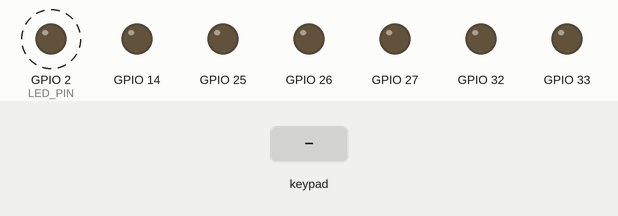
A sketch run on a simulated ESP32. On the bench: output pins drawn as LEDs (lit = HIGH). Dashed ring = blinking. The test bench sets the inputs (shaded band).

Above: at 1.2 s.
1.3 s: key 'U' pressed
At 1.6 s:
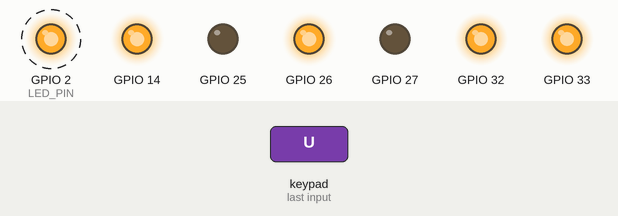
4.3 s: key 'D' pressed
At 4.6 s:
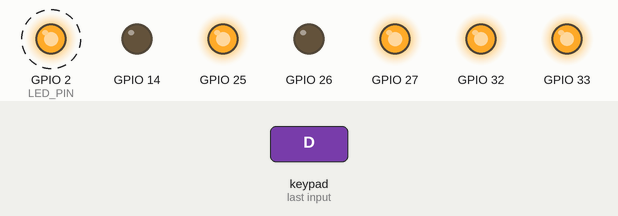
7.3 s: key 'L' pressed
At 7.6 s:
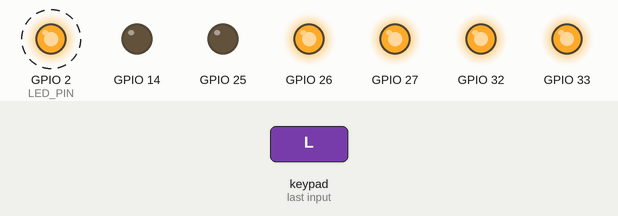
10.3 s: key 'R' pressed
At 10.6 s:
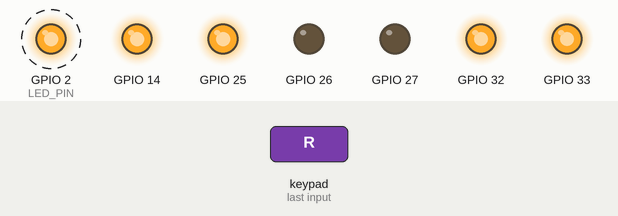
Timing chart, 0 to 14.3 s (numbered marks = the images above; inputs shaded):
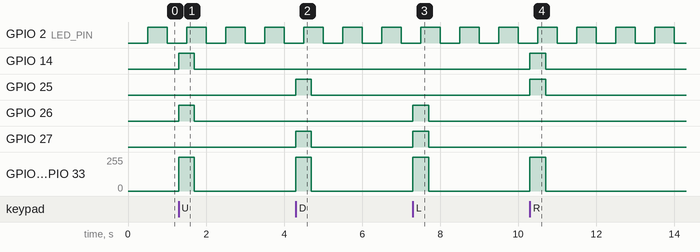

Measured:
- after the input at 1.3 s, GPIO 14, GPIO 26: LOW → HIGH at once, → LOW 0.40 s later; GPIO 32, GPIO 33: 0/255 → 254/255 at once, → 0/255 0.40 s later
- after the input at 4.3 s, GPIO 25, GPIO 27: LOW → HIGH at once, → LOW 0.40 s later; GPIO 32, GPIO 33: 0/255 → 254/255 at once, → 0/255 0.40 s later
- after the input at 7.3 s, GPIO 26, GPIO 27: LOW → HIGH at once, → LOW 0.40 s later; GPIO 32, GPIO 33: 0/255 → 254/255 at once, → 0/255 0.40 s later
- after the input at 10.3 s, GPIO 14, GPIO 25: LOW → HIGH at once, → LOW 0.40 s later; GPIO 32, GPIO 33: 0/255 → 254/255 at once, → 0/255 0.40 s later
- by itself, GPIO 2 (LED_PIN): alternates HIGH for 0.50 s and LOW for 0.50 s

The sketch:

esp32_dabble_car.ino
```cpp
#define CUSTOM_SETTINGS
#define INCLUDE_GAMEPAD_MODULE
#include <DabbleESP32.h>
#include <WiFi.h>
#include <soc/gpio_reg.h>
#include <esp_bt.h>
#include <esp_bt_main.h>
#include <esp_err.h>
#include <driver/ledc.h>
#include <freertos/FreeRTOS.h>
#include <freertos/task.h>
#include <esp_log.h>

// Logging tag for debugging
static const char* TAG = "RobotControl";

// Constants and configuration
namespace Constants {
    const uint8_t IN1 = 26;           // Motor A positive pin
    const uint8_t IN2 = 25;           // Motor A negative pin
    const uint8_t IN3 = 14;           // Motor B positive pin
    const uint8_t IN4 = 27;           // Motor B negative pin
    const uint8_t ENA = 33;           // Motor A PWM pin
    const uint8_t ENB = 32;           // Motor B PWM pin
    const uint8_t LED_PIN = 2;        // Onboard LED for status
    const uint8_t MIN_PWM = 50;       // Minimum PWM value
    const uint8_t MAX_PWM = 255;      // Maximum PWM value
    const uint8_t JOYSTICK_MAX = 7;   // Maximum joystick value
    const uint8_t DEADZONE = 0;       // Deadzone set to 0 for immediate response
    const uint16_t SCALE_FACTOR = 512; // Scaling factor for calculations
    const unsigned long DATA_TIMEOUT = 500; // Input timeout (ms)
    const unsigned long BT_INIT_DELAY = 80; // Bluetooth stabilization delay
    const int PWM_FREQ_DEFAULT = 5000; // Default PWM frequency (Hz)
    const int PWM_FREQ_LOW = 1000;     // Low PWM frequency for high torque
    const int PWM_RESOLUTION = 8;      // PWM resolution (bits)
    const ledc_channel_t LEDC_CHANNEL_LEFT = LEDC_CHANNEL_0; // Left motor channel
    const ledc_channel_t LEDC_CHANNEL_RIGHT = LEDC_CHANNEL_1; // Right motor channel
    const uint8_t DIAGNOSTIC_INTERVAL = 80; // Diagnostic interval (ms)
    const uint8_t CALIBRATION_SAMPLES = 12; // Samples for joystick calibration
    const uint8_t MAX_ERROR_COUNT = 5; // Max errors before fault
    const uint8_t INPUT_SMOOTHING_SAMPLES = 1; // Set to 1 to disable smoothing
    const unsigned long LED_BLINK_INTERVAL = 500; // LED blink interval (ms)
    static_assert(MIN_PWM < MAX_PWM, "MIN_PWM must be less than MAX_PWM");
}

// Motor direction enum
enum class MotorDirection { STOP, FORWARD, REVERSE };

// Motor state enum for state machine
enum class MotorState { IDLE, RUNNING, FAULT, CALIBRATING };

// Motor mode enum for different driving profiles
enum class DriveMode { PRECISION, NORMAL, HIGH_SPEED };

// Motor configuration structure
struct MotorConfig {
    uint8_t in_pos : 6; // Positive direction pin
    uint8_t in_neg : 6; // Negative direction pin
    uint8_t pwm_pin : 6; // PWM pin
    ledc_channel_t ledc_channel; // LEDC channel
};

// Motor configurations
constexpr MotorConfig MOTORS[] = {
    {Constants::IN1, Constants::IN2, Constants::ENA, Constants::LEDC_CHANNEL_LEFT},
    {Constants::IN3, Constants::IN4, Constants::ENB, Constants::LEDC_CHANNEL_RIGHT}
};

enum MotorIndex { LEFT = 0, RIGHT = 1 };

// Boost curves for different drive modes
constexpr uint8_t PRECISION_BOOST_TABLE[] = {
    Constants::MIN_PWM,     // 0: 50
    Constants::MIN_PWM,     // 1: 50
    Constants::MIN_PWM + 10,  // 2: 60
    Constants::MIN_PWM + 30,  // 3: 80
    Constants::MIN_PWM + 60,  // 4: 110
    Constants::MIN_PWM + 100, // 5: 150
    Constants::MIN_PWM + 150, // 6: 200
    Constants::MAX_PWM - 50   // 7: 205
};

constexpr uint8_t NORMAL_BOOST_TABLE[] = {
    Constants::MIN_PWM,     // 0: 50
    Constants::MIN_PWM,     // 1: 50
    Constants::MIN_PWM + 20,  // 2: 70
    Constants::MIN_PWM + 50,  // 3: 100
    Constants::MIN_PWM + 90,  // 4: 140
    Constants::MIN_PWM + 140, // 5: 190
    Constants::MIN_PWM + 190, // 6: 240
    Constants::MAX_PWM      // 7: 255
};

constexpr uint8_t HIGH_SPEED_BOOST_TABLE[] = {
    Constants::MIN_PWM + 20,  // 0: 70
    Constants::MIN_PWM + 20,  // 1: 70
    Constants::MIN_PWM + 40,  // 2: 90
    Constants::MIN_PWM + 80,  // 3: 130
    Constants::MIN_PWM + 120, // 4: 170
    Constants::MIN_PWM + 170, // 5: 220
    Constants::MIN_PWM + 205, // 6: 255
    Constants::MAX_PWM      // 7: 255
};

// Motor diagnostic data
struct MotorDiagnostics {
    uint32_t last_pwm_value;
    MotorDirection last_direction;
    uint8_t error_count;
    bool is_overloaded;
};

// Joystick input structure
struct JoystickInput {
    int16_t x;
    int16_t y;
};

// Global variables
static MotorDiagnostics motor_diagnostics[2] = {{0, MotorDirection::STOP, 0, false}, {0, MotorDirection::STOP, 0, false}};
static MotorState motor_state = MotorState::IDLE;
static DriveMode drive_mode = DriveMode::NORMAL;
static bool is_initialized = false;
static int current_pwm_freq = Constants::PWM_FREQ_DEFAULT;
static bool led_state = false;

// Initialize LEDC for PWM
void initPWM() {
    ledc_channel_config_t ledc_channel[2] = {
        {
            .gpio_num = Constants::ENA,
            .speed_mode = LEDC_HIGH_SPEED_MODE,
            .channel = Constants::LEDC_CHANNEL_LEFT,
            .intr_type = LEDC_INTR_DISABLE,
            .timer_sel = LEDC_TIMER_0,
            .duty = 0,
            .hpoint = 0
        },
        {
            .gpio_num = Constants::ENB,
            .speed_mode = LEDC_HIGH_SPEED_MODE,
            .channel = Constants::LEDC_CHANNEL_RIGHT,
            .intr_type = LEDC_INTR_DISABLE,
            .timer_sel = LEDC_TIMER_0,
            .duty = 0,
            .hpoint = 0
        }
    };

    ledc_timer_config_t ledc_timer = {
        .speed_mode = LEDC_HIGH_SPEED_MODE,
        .duty_resolution = static_cast<ledc_timer_bit_t>(Constants::PWM_RESOLUTION),
        .timer_num = LEDC_TIMER_0,
        .freq_hz = Constants::PWM_FREQ_DEFAULT,
        .clk_cfg = LEDC_AUTO_CLK
    };

    ESP_ERROR_CHECK(ledc_timer_config(&ledc_timer));
    ESP_ERROR_CHECK(ledc_channel_config(&ledc_channel[0]));
    ESP_ERROR_CHECK(ledc_channel_config(&ledc_channel[1]));
    ESP_LOGI(TAG, "PWM initialized: freq=%d Hz, resolution=%d bits", Constants::PWM_FREQ_DEFAULT, Constants::PWM_RESOLUTION);
}

// Adjust PWM frequency dynamically
void adjustPWMFrequency(int freq) {
    if (freq == current_pwm_freq) return;
    ledc_timer_config_t ledc_timer = {
        .speed_mode = LEDC_HIGH_SPEED_MODE,
        .duty_resolution = static_cast<ledc_timer_bit_t>(Constants::PWM_RESOLUTION),
        .timer_num = LEDC_TIMER_0,
        .freq_hz = freq,
        .clk_cfg = LEDC_AUTO_CLK
    };
    ESP_ERROR_CHECK(ledc_timer_config(&ledc_timer));
    current_pwm_freq = freq;
    ESP_LOGI(TAG, "PWM frequency adjusted to %d Hz", freq);
}

// Apply motor speed and direction with immediate response
void setMotor(MotorIndex motor, int16_t speed) {
    const MotorConfig& cfg = MOTORS[motor];
    MotorDirection dir = MotorDirection::STOP;
    uint8_t pwm_value = 0;

    if (speed > 0) {
        dir = MotorDirection::FORWARD;
        pwm_value = (speed < Constants::MIN_PWM) ? Constants::MIN_PWM : speed;
    } else if (speed < 0) {
        dir = MotorDirection::REVERSE;
        pwm_value = (-speed < Constants::MIN_PWM) ? Constants::MIN_PWM : -speed;
    } else {
        dir = MotorDirection::STOP;
        pwm_value = 0;
    }

    adjustPWMFrequency(pwm_value < Constants::MIN_PWM + 50 && drive_mode != DriveMode::HIGH_SPEED ? Constants::PWM_FREQ_LOW : Constants::PWM_FREQ_DEFAULT);

    uint32_t pos_bit = 1 << cfg.in_pos;
    uint32_t neg_bit = 1 << cfg.in_neg;

    if (dir == MotorDirection::FORWARD) {
        REG_WRITE(GPIO_OUT_W1TS_REG, pos_bit);
        REG_WRITE(GPIO_OUT_W1TC_REG, neg_bit);
    } else if (dir == MotorDirection::REVERSE) {
        REG_WRITE(GPIO_OUT_W1TC_REG, pos_bit);
        REG_WRITE(GPIO_OUT_W1TS_REG, neg_bit);
    } else {
        REG_WRITE(GPIO_OUT_W1TC_REG, pos_bit | neg_bit);
    }

    ESP_ERROR_CHECK(ledc_set_duty(LEDC_HIGH_SPEED_MODE, cfg.ledc_channel, pwm_value));
    ESP_ERROR_CHECK(ledc_update_duty(LEDC_HIGH_SPEED_MODE, cfg.ledc_channel));

    motor_diagnostics[motor].last_pwm_value = pwm_value;
    motor_diagnostics[motor].last_direction = dir;

    ESP_LOGV(TAG, "Motor %d: Speed=%d, Direction=%d, PWM=%d", motor, speed, static_cast<int>(dir), pwm_value);
}

// Perform motor diagnostics
void runMotorDiagnostics() {
    static unsigned long last_diagnostic_time = 0;
    if (millis() - last_diagnostic_time < Constants::DIAGNOSTIC_INTERVAL) {
        return;
    }
    last_diagnostic_time = millis();

    for (int i = 0; i < 2; ++i) {
        if (motor_diagnostics[i].last_pwm_value > Constants::MAX_PWM * 0.9) {
            motor_diagnostics[i].error_count++;
            if (motor_diagnostics[i].error_count >= Constants::MAX_ERROR_COUNT) {
                motor_diagnostics[i].is_overloaded = true;
                motor_state = MotorState::FAULT;
                ESP_LOGE(TAG, "Motor %d overload detected!", i);
                setMotor(static_cast<MotorIndex>(i), 0);
            }
        } else {
            motor_diagnostics[i].error_count = 0;
            motor_diagnostics[i].is_overloaded = false;
        }
    }
}

// Update LED indicator based on state and mode
void updateLED() {
    static unsigned long last_led_time = 0;
    if (millis() - last_led_time < Constants::LED_BLINK_INTERVAL) return;
    last_led_time = millis();

    if (motor_state == MotorState::FAULT) {
        digitalWrite(Constants::LED_PIN, !led_state);
    } else {
        switch (drive_mode) {
            case DriveMode::PRECISION:
                digitalWrite(Constants::LED_PIN, HIGH);
                break;
            case DriveMode::NORMAL:
                digitalWrite(Constants::LED_PIN, !led_state);
                break;
            case DriveMode::HIGH_SPEED:
                digitalWrite(Constants::LED_PIN, !led_state);
                break;
        }
    }
    led_state = !led_state;
}

// Smooth joystick input (disabled with INPUT_SMOOTHING_SAMPLES=1)
JoystickInput smoothInput(int16_t raw_X, int16_t raw_Y) {
    return {raw_X, raw_Y}; // No smoothing applied
}

// Select boost table based on drive mode
const uint8_t* selectBoostTable() {
    switch (drive_mode) {
        case DriveMode::PRECISION: return PRECISION_BOOST_TABLE;
        case DriveMode::NORMAL: return NORMAL_BOOST_TABLE;
        case DriveMode::HIGH_SPEED: return HIGH_SPEED_BOOST_TABLE;
        default: return NORMAL_BOOST_TABLE;
    }
}

// Joystick control with no deadzone and immediate response
void controlMotors(int16_t raw_X, int16_t raw_Y) {
    static int16_t x_offset = 0, y_offset = 0;
    static bool calibrating = false;
    static unsigned long calibration_start_time = 0;
    static int16_t x_samples[Constants::CALIBRATION_SAMPLES] = {0};
    static int16_t y_samples[Constants::CALIBRATION_SAMPLES] = {0};
    static uint8_t sample_index = 0;
    static uint8_t sample_count = 0;

    if (GamePad.isStartPressed()) {
        if (!calibrating) {
            calibrating = true;
            calibration_start_time = millis();
            sample_index = 0;
            sample_count = 0;
            for (uint8_t i = 0; i < Constants::CALIBRATION_SAMPLES; ++i) {
                x_samples[i] = 0;
                y_samples[i] = 0;
            }
            ESP_LOGI(TAG, "Starting joystick calibration");
        } else if (millis() - calibration_start_time > 50 && sample_count < Constants::CALIBRATION_SAMPLES) {
            x_samples[sample_index] = raw_X;
            y_samples[sample_index] = raw_Y;
            sample_index = (sample_index + 1) % Constants::CALIBRATION_SAMPLES;
            sample_count++;
            if (sample_count >= Constants::CALIBRATION_SAMPLES) {
                int32_t x_sum = 0, y_sum = 0;
                for (uint8_t i = 0; i < Constants::CALIBRATION_SAMPLES; ++i) {
                    x_sum += x_samples[i];
                    y_sum += y_samples[i];
                }
                x_offset = x_sum / Constants::CALIBRATION_SAMPLES;
                y_offset = y_sum / Constants::CALIBRATION_SAMPLES;
                calibrating = false;
                ESP_LOGI(TAG, "Calibration complete: x_offset=%d, y_offset=%d", x_offset, y_offset);
            }
        }
    } else {
        calibrating = false;
    }

    raw_X -= x_offset;
    raw_Y -= y_offset;

    JoystickInput smoothed = smoothInput(raw_X, raw_Y);
    raw_X = smoothed.x;
    raw_Y = smoothed.y;

    if (abs(raw_X) <= Constants::DEADZONE) raw_X = 0;
    if (abs(raw_Y) <= Constants::DEADZONE) raw_Y = 0;

    if (abs(raw_X) > Constants::JOYSTICK_MAX || abs(raw_Y) > Constants::JOYSTICK_MAX) {
        ESP_LOGW(TAG, "Invalid joystick input: x=%d, y=%d", raw_X, raw_Y);
        setMotor(LEFT, 0);
        setMotor(RIGHT, 0);
        return;
    }

    // Calculate and clip raw motor speeds
    int16_t left_raw_speed = raw_Y - raw_X;
    int16_t right_raw_speed = raw_Y + raw_X;
    int16_t clipped_left_speed = constrain(left_raw_speed, -Constants::JOYSTICK_MAX, Constants::JOYSTICK_MAX);
    int16_t clipped_right_speed = constrain(right_raw_speed, -Constants::JOYSTICK_MAX, Constants::JOYSTICK_MAX);

    // Apply boost table to clipped speeds
    const uint8_t* boost_table = selectBoostTable();
    uint8_t abs_left = abs(clipped_left_speed);
    uint8_t abs_right = abs(clipped_right_speed);
    uint8_t left_pwm = (abs_left == 0) ? 0 : boost_table[abs_left];
    uint8_t right_pwm = (abs_right == 0) ? 0 : boost_table[abs_right];
    int16_t target_left_speed = (clipped_left_speed > 0) ? left_pwm : -left_pwm;
    int16_t target_right_speed = (clipped_right_speed > 0) ? right_pwm : -right_pwm;

    if (motor_state != MotorState::FAULT) {
        setMotor(LEFT, target_left_speed);
        setMotor(RIGHT, target_right_speed);
    } else {
        setMotor(LEFT, 0);
        setMotor(RIGHT, 0);
        ESP_LOGE(TAG, "Motor fault state: stopping motors");
    }
}

// Optimized Bluetooth initialization
void initBluetooth() {
    esp_err_t ret;
    WiFi.mode(WIFI_OFF);
    ESP_LOGI(TAG, "Disabling WiFi to reduce interference");

    ret = btStart();
    if (ret != ESP_OK) {
        ESP_LOGE(TAG, "Bluetooth start failed: %s", esp_err_to_name(ret));
        motor_state = MotorState::FAULT;
        return;
    }

    ret = esp_bluedroid_init();
    if (ret != ESP_OK) {
        ESP_LOGE(TAG, "Bluedroid init failed: %s", esp_err_to_name(ret));
        motor_state = MotorState::FAULT;
        return;
    }

    ret = esp_bluedroid_enable();
    if (ret != ESP_OK) {
        ESP_LOGE(TAG, "Bluedroid enable failed: %s", esp_err_to_name(ret));
        motor_state = MotorState::FAULT;
        return;
    }

    vTaskDelay(Constants::BT_INIT_DELAY / portTICK_PERIOD_MS);
    ESP_LOGI(TAG, "Bluetooth initialized successfully");
}

// Initialize GPIO pins
void initGPIO() {
    for (const auto& motor : MOTORS) {
        pinMode(motor.in_pos, OUTPUT);
        pinMode(motor.in_neg, OUTPUT);
        pinMode(motor.pwm_pin, OUTPUT);
        digitalWrite(motor.in_pos, LOW);
        digitalWrite(motor.in_neg, LOW);
        ESP_LOGI(TAG, "Initialized GPIO pins: pos=%d, neg=%d, pwm=%d", motor.in_pos, motor.in_neg, motor.pwm_pin);
    }
    pinMode(Constants::LED_PIN, OUTPUT);
    digitalWrite(Constants::LED_PIN, LOW);
    ESP_LOGI(TAG, "Initialized LED pin: %d", Constants::LED_PIN);
}

// Switch drive mode
void switchDriveMode() {
    static unsigned long last_switch_time = 0;
    if (millis() - last_switch_time < 1000) return;
    last_switch_time = millis();

    if (GamePad.isSelectPressed()) {
        drive_mode = static_cast<DriveMode>((static_cast<int>(drive_mode) + 1) % 3);
        ESP_LOGI(TAG, "Switched to drive mode: %d (0=Precision, 1=Normal, 2=HighSpeed)", static_cast<int>(drive_mode));
    }
}

// Setup function
void setup() {
    Serial.begin(115200);
    esp_log_level_set(TAG, ESP_LOG_VERBOSE);
    ESP_LOGI(TAG, "Starting robot control setup");

    vTaskPrioritySet(NULL, 5);

    initBluetooth();
    initGPIO();
    initPWM();

    Dabble.begin("MyEsp32");
    ESP_LOGI(TAG, "Dabble Bluetooth initialized");

    is_initialized = true;
    motor_state = MotorState::IDLE;
    ESP_LOGI(TAG, "Setup complete, entering idle state");
}

// Override joystick with D-Pad
int16_t overrideX = 0;
int16_t overrideY = 0;
bool overrideActive = false;

// Main loop with state machine
void loop() {
    static bool lastOverrideActive = false;
    static bool buttonWasPressed = false;
    bool currentButtonPressed = false;
    bool inputProcessed = false;
    static unsigned long lastInputTime = millis();

    if (!is_initialized) {
        ESP_LOGE(TAG, "System not initialized, halting");
        vTaskDelay(100 / portTICK_PERIOD_MS);
        return;
    }

    switch (motor_state) {
        case MotorState::IDLE:
            Dabble.processInput();
            runMotorDiagnostics();
            switchDriveMode();
            updateLED();
            break;
        case MotorState::RUNNING:
            Dabble.processInput();
            runMotorDiagnostics();
            switchDriveMode();
            updateLED();
            break;
        case MotorState::FAULT:
            ESP_LOGE(TAG, "Fault state: motors stopped");
            setMotor(LEFT, 0);
            setMotor(RIGHT, 0);
            switchDriveMode();
            updateLED();
            return;
        case MotorState::CALIBRATING:
            Dabble.processInput();
            updateLED();
            break;
        default:
            ESP_LOGE(TAG, "Unknown motor state");
            motor_state = MotorState::FAULT;
            return;
    }

    overrideActive = false;
    overrideY = 0;
    overrideX = 0;

    if (GamePad.isUpPressed()) {
        overrideY = Constants::JOYSTICK_MAX;
        overrideActive = true;
        currentButtonPressed = true;
        inputProcessed = true;
        ESP_LOGV(TAG, "D-Pad Up pressed");
    } else if (GamePad.isDownPressed()) {
        overrideY = -Constants::JOYSTICK_MAX;
        overrideActive = true;
        currentButtonPressed = true;
        inputProcessed = true;
        ESP_LOGV(TAG, "D-Pad Down pressed");
    } else if (GamePad.isRightPressed()) {
        overrideX = Constants::JOYSTICK_MAX;
        overrideActive = true;
        currentButtonPressed = true;
        inputProcessed = true;
        ESP_LOGV(TAG, "D-Pad Right pressed");
    } else if (GamePad.isLeftPressed()) {
        overrideX = -Constants::JOYSTICK_MAX;
        overrideActive = true;
        currentButtonPressed = true;
        inputProcessed = true;
        ESP_LOGV(TAG, "D-Pad Left pressed");
    } else if (GamePad.isStartPressed()) {
        inputProcessed = true;
        currentButtonPressed = true;
        ESP_LOGV(TAG, "Start button pressed");
    }

    if (buttonWasPressed && !currentButtonPressed) {
        setMotor(LEFT, 0);
        setMotor(RIGHT, 0);
        inputProcessed = true;
        motor_state = MotorState::IDLE;
        ESP_LOGI(TAG, "Button released, motors stopped");
    }

    buttonWasPressed = currentButtonPressed;

    if (!overrideActive) {
        int16_t x = GamePad.getXaxisData();
        int16_t y = GamePad.getYaxisData();
        ESP_LOGI(TAG, "Joystick input: x=%d, y=%d", x, y);

        if (x != 0 || y != 0) {
            controlMotors(x, y);
            inputProcessed = true;
            motor_state = MotorState::RUNNING;
            ESP_LOGV(TAG, "Joystick input processed: x=%d, y=%d", x, y);
        } else {
            setMotor(LEFT, 0);
            setMotor(RIGHT, 0);
            inputProcessed = true;
            motor_state = MotorState::IDLE;
            ESP_LOGV(TAG, "Joystick neutral, motors stopped");
        }
    } else {
        controlMotors(overrideX, overrideY);
        motor_state = MotorState::RUNNING;
    }

    if (inputProcessed) {
        lastInputTime = millis();
    } else if (!currentButtonPressed && millis() - lastInputTime > Constants::DATA_TIMEOUT) {
        setMotor(LEFT, 0);
        setMotor(RIGHT, 0);
        motor_state = MotorState::IDLE;
        ESP_LOGI(TAG, "Input timeout, motors stopped");
    }

    lastOverrideActive = overrideActive;

    vTaskDelay(1 / portTICK_PERIOD_MS);
}
```
